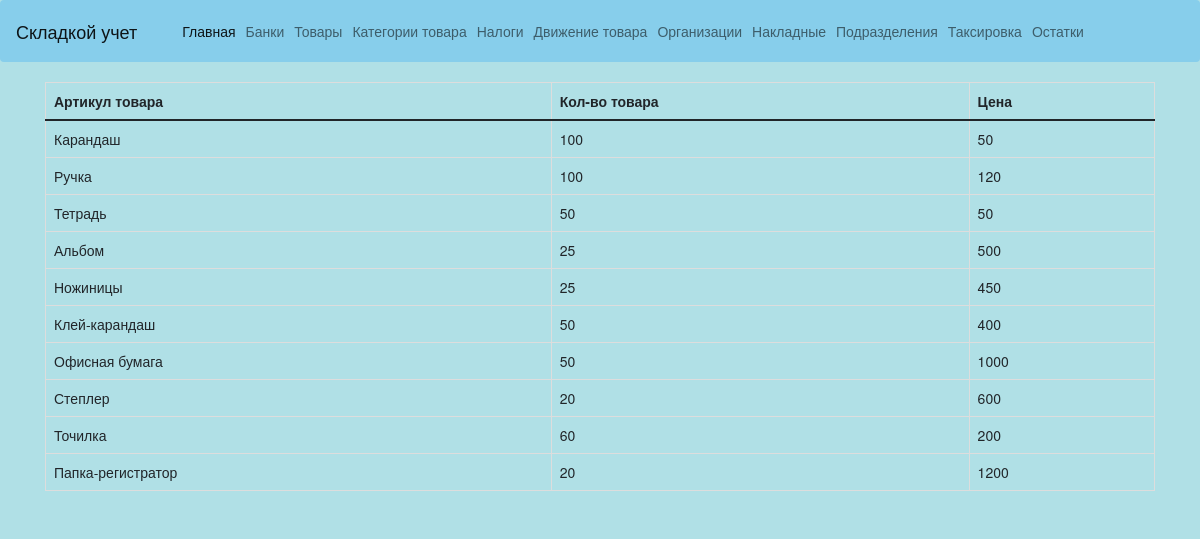
The page /createdvizhenie on the database its author committed.
### WebProjectApplication/models.py (models this page shows, shortened)
class Dvizhenie(models.Model):
    articul = models.ForeignKey(Tovar, on_delete=models.CASCADE)
    kolvotovara = models.IntegerField(null=1)
    cena = models.IntegerField(null=1)
    class Meta:
        verbose_name = 'Движение товара'
        verbose_name_plural = 'Движение товаров'

class Tovar(models.Model):
    name = models.CharField(max_length=20)
    edizm = models.CharField(max_length=10)
    kodkategorii = models.ForeignKey(Kategoriitovara, on_delete=models.CASCADE)
    class Meta:
        verbose_name = 'Товар'
        verbose_name_plural = 'Товары'
    def __str__(self):
        return self.name

### WebProjectApplication/views.py (the view)
# urls.py: path('createdvizhenie', views.createdvizhenie, name='createdvizhenie'),
def createdvizhenie(request):
    Dvizhenies = Dvizhenie.objects.all()
    if request.method == 'GET':
        form = DvizhenieForm()
    elif request.method == 'POST':
        form = DvizhenieForm(request.POST)
        if form.is_valid():
            form.save()
            return HttpResponseRedirect('/createdvizhenie')
    return render(request, 'WebProjectApplication/createdvizhenie.html', {'form': form, 'Dvizhenies': Dvizhenies})

### templates/WebProjectApplication/createdvizhenie.html (shortened to what this page needs)
{% extends 'layout.html' %}
{% block content %}
{% load static %}
<table class="table table-bordered">
  <thead>
    <tr>
      <th scope="col">Артикул товара</th>
      <th scope="col">Кол-во товара</th>
      <th scope="col">Цена</th>
    </tr>
  </thead>
  <tbody>
   {% for newDvizhenie in Dvizhenies %}
    <tr>
    <td>{{ newDvizhenie.articul }} </td>
    <td>{{ newDvizhenie.kolvotovara }}</td>
    <td>{{ newDvizhenie.cena }}</td>
    </tr>
    {% endfor %}
  </tbody>
</table>
{% endblock %}

### rows shown on the page
Dvizhenie: articul "Карандаш", kolvotovara "100", cena "50"
Dvizhenie: articul "Ручка", kolvotovara "100", cena "120"
Dvizhenie: articul "Тетрадь", kolvotovara "50", cena "50"
Dvizhenie: articul "Альбом", kolvotovara "25", cena "500"
Dvizhenie: articul "Ножиницы", kolvotovara "25", cena "450"
Dvizhenie: articul "Клей-карандаш", kolvotovara "50", cena "400"
Dvizhenie: articul "Офисная бумага", kolvotovara "50", cena "1000"
Dvizhenie: articul "Степлер", kolvotovara "20", cena "600"
Dvizhenie: articul "Точилка", kolvotovara "60", cena "200"
Dvizhenie: articul "Папка-регистратор", kolvotovara "20", cena "1200"
